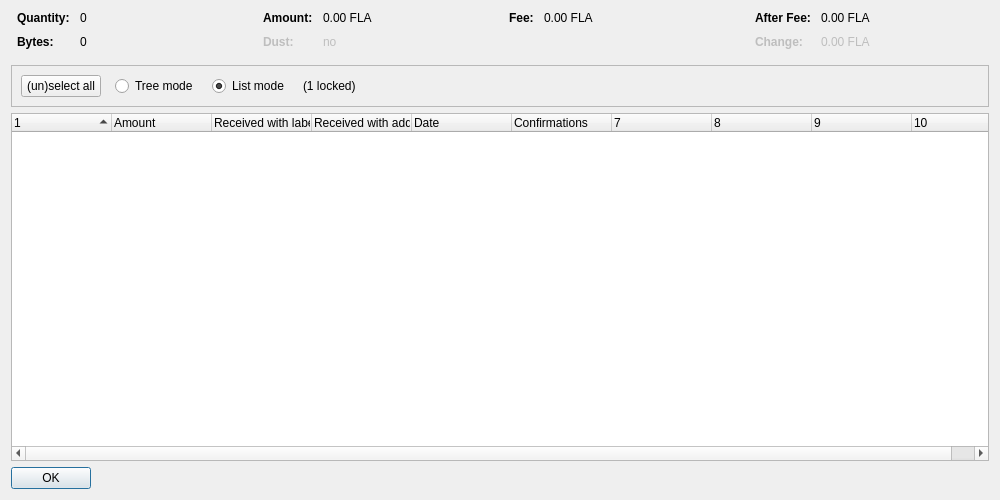
<?xml version="1.0" encoding="UTF-8"?>
<ui version="4.0">
 <class>CoinControlDialog</class>
 <widget class="QDialog" name="CoinControlDialog">
  <property name="geometry">
   <rect>
    <x>0</x>
    <y>0</y>
    <width>1000</width>
    <height>500</height>
   </rect>
  </property>
  <property name="windowTitle">
   <string>Coin Selection</string>
  </property>
  <layout class="QVBoxLayout" name="verticalLayout">
   <item>
    <layout class="QHBoxLayout" name="horizontalLayoutTop" stretch="0,0,0,0">
     <property name="topMargin">
      <number>0</number>
     </property>
     <property name="bottomMargin">
      <number>10</number>
     </property>
     <item>
      <layout class="QFormLayout" name="formLayoutCoinControl1">
       <property name="horizontalSpacing">
        <number>10</number>
       </property>
       <property name="verticalSpacing">
        <number>10</number>
       </property>
       <property name="leftMargin">
        <number>6</number>
       </property>
       <property name="rightMargin">
        <number>6</number>
       </property>
       <item row="0" column="0">
        <widget class="QLabel" name="labelCoinControlQuantityText">
         <property name="font">
          <font>
           <weight>75</weight>
           <bold>true</bold>
          </font>
         </property>
         <property name="text">
          <string>Quantity:</string>
         </property>
        </widget>
       </item>
       <item row="0" column="1">
        <widget class="QLabel" name="labelCoinControlQuantity">
         <property name="cursor">
          <cursorShape>IBeamCursor</cursorShape>
         </property>
         <property name="contextMenuPolicy">
          <enum>Qt::ActionsContextMenu</enum>
         </property>
         <property name="text">
          <string notr="true">0</string>
         </property>
         <property name="textInteractionFlags">
          <set>Qt::LinksAccessibleByMouse|Qt::TextSelectableByKeyboard|Qt::TextSelectableByMouse</set>
         </property>
        </widget>
       </item>
       <item row="1" column="0">
        <widget class="QLabel" name="labelCoinControlBytesText">
         <property name="font">
          <font>
           <weight>75</weight>
           <bold>true</bold>
          </font>
         </property>
         <property name="text">
          <string>Bytes:</string>
         </property>
        </widget>
       </item>
       <item row="1" column="1">
        <widget class="QLabel" name="labelCoinControlBytes">
         <property name="cursor">
          <cursorShape>IBeamCursor</cursorShape>
         </property>
         <property name="contextMenuPolicy">
          <enum>Qt::ActionsContextMenu</enum>
         </property>
         <property name="text">
          <string notr="true">0</string>
         </property>
         <property name="textInteractionFlags">
          <set>Qt::LinksAccessibleByMouse|Qt::TextSelectableByKeyboard|Qt::TextSelectableByMouse</set>
         </property>
        </widget>
       </item>
      </layout>
     </item>
     <item>
      <layout class="QFormLayout" name="formLayoutCoinControl2">
       <property name="horizontalSpacing">
        <number>10</number>
       </property>
       <property name="verticalSpacing">
        <number>10</number>
       </property>
       <property name="leftMargin">
        <number>6</number>
       </property>
       <property name="rightMargin">
        <number>6</number>
       </property>
       <item row="0" column="0">
        <widget class="QLabel" name="labelCoinControlAmountText">
         <property name="font">
          <font>
           <weight>75</weight>
           <bold>true</bold>
          </font>
         </property>
         <property name="text">
          <string>Amount:</string>
         </property>
        </widget>
       </item>
       <item row="0" column="1">
        <widget class="QLabel" name="labelCoinControlAmount">
         <property name="cursor">
          <cursorShape>IBeamCursor</cursorShape>
         </property>
         <property name="contextMenuPolicy">
          <enum>Qt::ActionsContextMenu</enum>
         </property>
         <property name="text">
          <string notr="true">0.00 FLA</string>
         </property>
         <property name="textInteractionFlags">
          <set>Qt::LinksAccessibleByMouse|Qt::TextSelectableByKeyboard|Qt::TextSelectableByMouse</set>
         </property>
        </widget>
       </item>
       <item row="1" column="0">
        <widget class="QLabel" name="labelCoinControlLowOutputText">
         <property name="enabled">
          <bool>false</bool>
         </property>
         <property name="font">
          <font>
           <weight>75</weight>
           <bold>true</bold>
          </font>
         </property>
         <property name="text">
          <string>Dust:</string>
         </property>
        </widget>
       </item>
       <item row="1" column="1">
        <widget class="QLabel" name="labelCoinControlLowOutput">
         <property name="enabled">
          <bool>false</bool>
         </property>
         <property name="cursor">
          <cursorShape>IBeamCursor</cursorShape>
         </property>
         <property name="contextMenuPolicy">
          <enum>Qt::ActionsContextMenu</enum>
         </property>
         <property name="text">
          <string notr="true">no</string>
         </property>
         <property name="textInteractionFlags">
          <set>Qt::LinksAccessibleByMouse|Qt::TextSelectableByKeyboard|Qt::TextSelectableByMouse</set>
         </property>
        </widget>
       </item>
      </layout>
     </item>
     <item>
      <layout class="QFormLayout" name="formLayoutCoinControl3">
       <property name="horizontalSpacing">
        <number>10</number>
       </property>
       <property name="verticalSpacing">
        <number>10</number>
       </property>
       <property name="leftMargin">
        <number>6</number>
       </property>
       <property name="rightMargin">
        <number>6</number>
       </property>
       <item row="0" column="0">
        <widget class="QLabel" name="labelCoinControlFeeText">
         <property name="font">
          <font>
           <weight>75</weight>
           <bold>true</bold>
          </font>
         </property>
         <property name="text">
          <string>Fee:</string>
         </property>
        </widget>
       </item>
       <item row="0" column="1">
        <widget class="QLabel" name="labelCoinControlFee">
         <property name="cursor">
          <cursorShape>IBeamCursor</cursorShape>
         </property>
         <property name="contextMenuPolicy">
          <enum>Qt::ActionsContextMenu</enum>
         </property>
         <property name="text">
          <string notr="true">0.00 FLA</string>
         </property>
         <property name="textInteractionFlags">
          <set>Qt::LinksAccessibleByMouse|Qt::TextSelectableByKeyboard|Qt::TextSelectableByMouse</set>
         </property>
        </widget>
       </item>
      </layout>
     </item>
     <item>
      <layout class="QFormLayout" name="formLayoutCoinControl4">
       <property name="horizontalSpacing">
        <number>10</number>
       </property>
       <property name="verticalSpacing">
        <number>10</number>
       </property>
       <property name="leftMargin">
        <number>6</number>
       </property>
       <property name="rightMargin">
        <number>6</number>
       </property>
       <item row="0" column="0">
        <widget class="QLabel" name="labelCoinControlAfterFeeText">
         <property name="font">
          <font>
           <weight>75</weight>
           <bold>true</bold>
          </font>
         </property>
         <property name="text">
          <string>After Fee:</string>
         </property>
        </widget>
       </item>
       <item row="0" column="1">
        <widget class="QLabel" name="labelCoinControlAfterFee">
         <property name="cursor">
          <cursorShape>IBeamCursor</cursorShape>
         </property>
         <property name="contextMenuPolicy">
          <enum>Qt::ActionsContextMenu</enum>
         </property>
         <property name="text">
          <string notr="true">0.00 FLA</string>
         </property>
         <property name="textInteractionFlags">
          <set>Qt::LinksAccessibleByMouse|Qt::TextSelectableByKeyboard|Qt::TextSelectableByMouse</set>
         </property>
        </widget>
       </item>
       <item row="1" column="0">
        <widget class="QLabel" name="labelCoinControlChangeText">
         <property name="enabled">
          <bool>false</bool>
         </property>
         <property name="font">
          <font>
           <weight>75</weight>
           <bold>true</bold>
          </font>
         </property>
         <property name="text">
          <string>Change:</string>
         </property>
        </widget>
       </item>
       <item row="1" column="1">
        <widget class="QLabel" name="labelCoinControlChange">
         <property name="enabled">
          <bool>false</bool>
         </property>
         <property name="cursor">
          <cursorShape>IBeamCursor</cursorShape>
         </property>
         <property name="contextMenuPolicy">
          <enum>Qt::ActionsContextMenu</enum>
         </property>
         <property name="text">
          <string notr="true">0.00 FLA</string>
         </property>
         <property name="textInteractionFlags">
          <set>Qt::LinksAccessibleByMouse|Qt::TextSelectableByKeyboard|Qt::TextSelectableByMouse</set>
         </property>
        </widget>
       </item>
      </layout>
     </item>
    </layout>
   </item>
   <item>
    <widget class="QFrame" name="frame">
     <property name="minimumSize">
      <size>
       <width>0</width>
       <height>40</height>
      </size>
     </property>
     <property name="frameShape">
      <enum>QFrame::StyledPanel</enum>
     </property>
     <property name="frameShadow">
      <enum>QFrame::Sunken</enum>
     </property>
     <layout class="QHBoxLayout" name="horizontalLayout">
      <item>
       <layout class="QHBoxLayout" name="horizontalLayoutPanel" stretch="0,0,0,0,0">
        <property name="spacing">
         <number>14</number>
        </property>
        <item>
         <widget class="QPushButton" name="pushButtonSelectAll">
          <property name="sizePolicy">
           <sizepolicy hsizetype="Maximum" vsizetype="Fixed">
            <horstretch>0</horstretch>
            <verstretch>0</verstretch>
           </sizepolicy>
          </property>
          <property name="text">
           <string>(un)select all</string>
          </property>
          <property name="autoDefault">
           <bool>false</bool>
          </property>
         </widget>
        </item>
        <item>
         <widget class="QRadioButton" name="radioTreeMode">
          <property name="sizePolicy">
           <sizepolicy hsizetype="Maximum" vsizetype="Fixed">
            <horstretch>0</horstretch>
            <verstretch>0</verstretch>
           </sizepolicy>
          </property>
          <property name="text">
           <string>Tree mode</string>
          </property>
         </widget>
        </item>
        <item>
         <widget class="QRadioButton" name="radioListMode">
          <property name="sizePolicy">
           <sizepolicy hsizetype="Maximum" vsizetype="Fixed">
            <horstretch>0</horstretch>
            <verstretch>0</verstretch>
           </sizepolicy>
          </property>
          <property name="text">
           <string>List mode</string>
          </property>
          <property name="checked">
           <bool>true</bool>
          </property>
         </widget>
        </item>
        <item>
         <widget class="QLabel" name="labelLocked">
          <property name="text">
           <string notr="true">(1 locked)</string>
          </property>
         </widget>
        </item>
        <item>
         <spacer name="horizontalSpacer">
          <property name="orientation">
           <enum>Qt::Horizontal</enum>
          </property>
          <property name="sizeHint" stdset="0">
           <size>
            <width>40</width>
            <height>20</height>
           </size>
          </property>
         </spacer>
        </item>
       </layout>
      </item>
     </layout>
    </widget>
   </item>
   <item>
    <widget class="CoinControlTreeWidget" name="treeWidget">
     <property name="contextMenuPolicy">
      <enum>Qt::CustomContextMenu</enum>
     </property>
     <property name="sortingEnabled">
      <bool>false</bool>
     </property>
     <property name="columnCount">
      <number>10</number>
     </property>
     <attribute name="headerShowSortIndicator" stdset="0">
      <bool>true</bool>
     </attribute>
     <attribute name="headerStretchLastSection">
      <bool>false</bool>
     </attribute>
     <column>
      <property name="text">
       <string/>
      </property>
     </column>
     <column>
      <property name="text">
       <string>Amount</string>
      </property>
     </column>
     <column>
      <property name="text">
       <string>Received with label</string>
      </property>
     </column>
     <column>
      <property name="text">
       <string>Received with address</string>
      </property>
     </column>
     <column>
      <property name="text">
       <string>Date</string>
      </property>
     </column>
     <column>
      <property name="text">
       <string>Confirmations</string>
      </property>
      <property name="toolTip">
       <string>Confirmed</string>
      </property>
     </column>
     <column>
      <property name="text">
       <string/>
      </property>
     </column>
     <column>
      <property name="text">
       <string/>
      </property>
     </column>
     <column>
      <property name="text">
       <string/>
      </property>
     </column>
     <column>
      <property name="text">
       <string/>
      </property>
     </column>
    </widget>
   </item>
   <item>
    <widget class="QDialogButtonBox" name="buttonBox">
     <property name="sizePolicy">
      <sizepolicy hsizetype="Maximum" vsizetype="Fixed">
       <horstretch>0</horstretch>
       <verstretch>0</verstretch>
      </sizepolicy>
     </property>
     <property name="orientation">
      <enum>Qt::Horizontal</enum>
     </property>
     <property name="standardButtons">
      <set>QDialogButtonBox::Ok</set>
     </property>
    </widget>
   </item>
  </layout>
 </widget>
 <customwidgets>
  <customwidget>
   <class>CoinControlTreeWidget</class>
   <extends>QTreeWidget</extends>
   <header>coincontroltreewidget.h</header>
  </customwidget>
 </customwidgets>
 <resources/>
 <connections/>
</ui>
